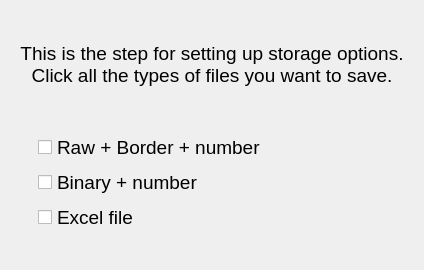
     <widget class="QWidget" name="page_999">
      <layout class="QVBoxLayout" name="verticalLayout_5">
       <item>
        <widget class="QFrame" name="verticalFrame">
         <layout class="QVBoxLayout" name="verticalLayout_4">
          <item>
           <widget class="QLabel" name="label_13">
            <property name="font">
             <font>
              <pointsize>14</pointsize>
              <kerning>false</kerning>
             </font>
            </property>
            <property name="text">
             <string>
This is the step for setting up storage options.
Click all the types of files you want to save.
</string>
            </property>
            <property name="alignment">
             <set>Qt::AlignmentFlag::AlignCenter</set>
            </property>
           </widget>
          </item>
          <item>
           <widget class="QFrame" name="gridFrame">
            <layout class="QGridLayout" name="gridLayout_4">
             <item row="0" column="1">
              <widget class="QFrame" name="verticalFrame">
               <layout class="QVBoxLayout" name="verticalLayout_10">
                <item alignment="Qt::AlignmentFlag::AlignLeft">
                 <widget class="QCheckBox" name="checkBox">
                  <property name="font">
                   <font>
                    <pointsize>14</pointsize>
                    <kerning>false</kerning>
                   </font>
                  </property>
                  <property name="text">
                   <string>Raw + Border + number</string>
                  </property>
                 </widget>
                </item>
                <item alignment="Qt::AlignmentFlag::AlignLeft">
                 <widget class="QCheckBox" name="checkBox_2">
                  <property name="font">
                   <font>
                    <pointsize>14</pointsize>
                    <kerning>false</kerning>
                   </font>
                  </property>
                  <property name="text">
                   <string>Binary + number          </string>
                  </property>
                 </widget>
                </item>
                <item alignment="Qt::AlignmentFlag::AlignLeft">
                 <widget class="QCheckBox" name="checkBox_3">
                  <property name="font">
                   <font>
                    <pointsize>14</pointsize>
                    <kerning>false</kerning>
                   </font>
                  </property>
                  <property name="text">
                   <string>Excel file                    </string>
                  </property>
                 </widget>
                </item>
               </layout>
              </widget>
             </item>
             <item row="0" column="0">
              <layout class="QVBoxLayout" name="verticalLayout_11"/>
             </item>
             <item row="0" column="2">
              <layout class="QVBoxLayout" name="verticalLayout_12"/>
             </item>
            </layout>
           </widget>
          </item>
         </layout>
        </widget>
       </item>
      </layout>
     </widget>
